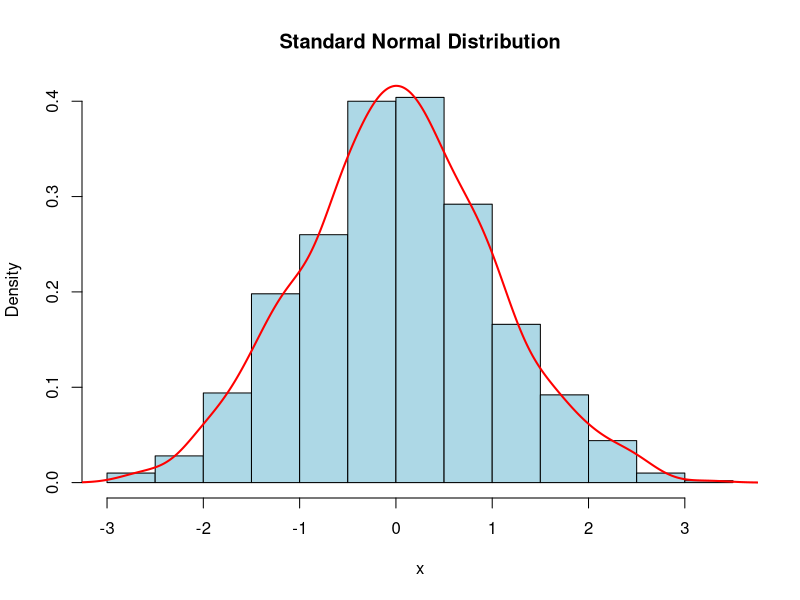
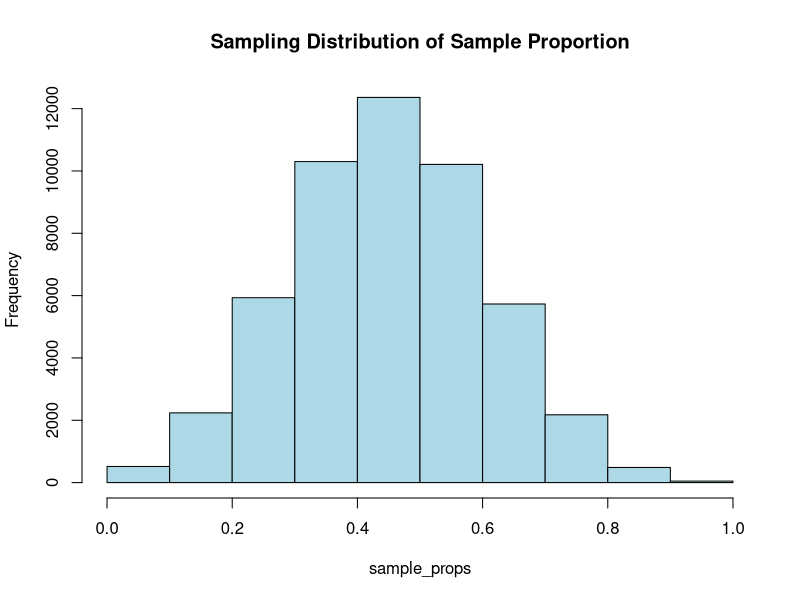
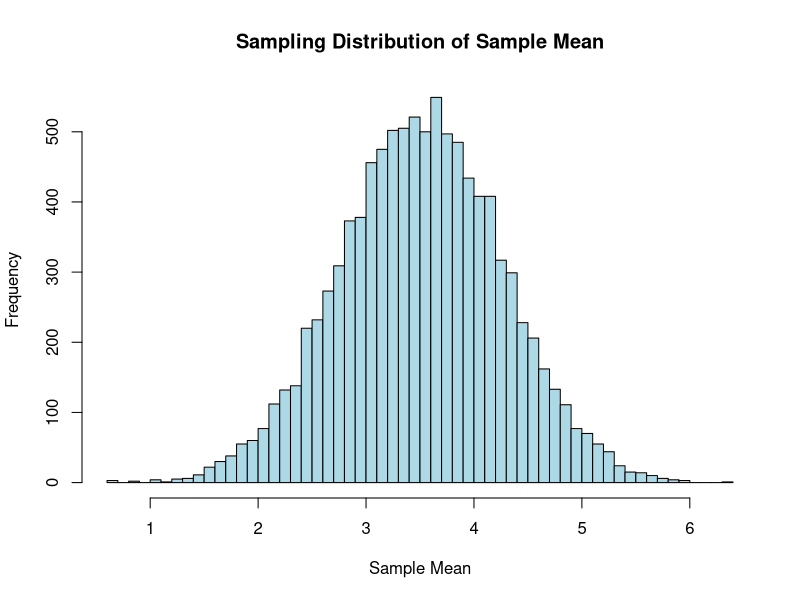
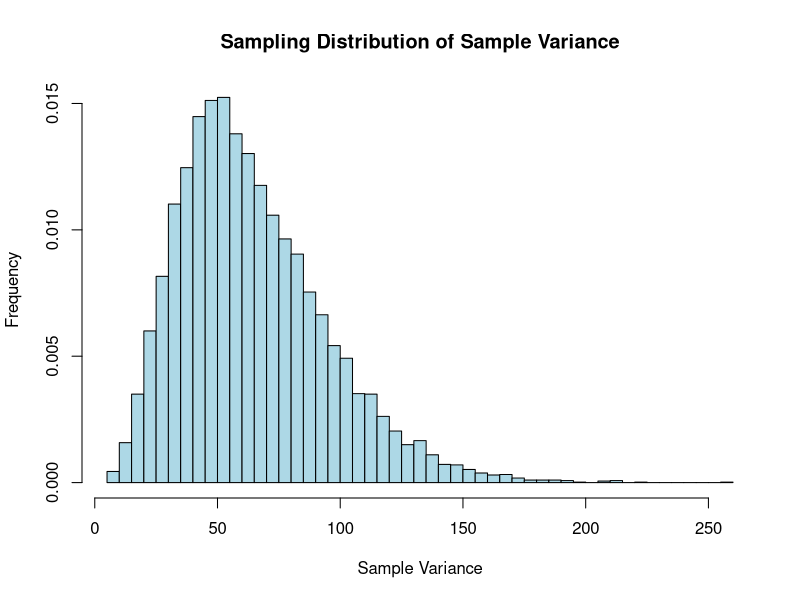

The R source for these figures, in order:
## ---- chunk 1
knitr::opts_chunk$set(echo = TRUE)
## ---- chunk 2
set.seed(123)                       # Set the seed for reproducibility
x <- rnorm(1000, mean = 0, sd = 1)  # Generate data for a standard normal distribution

# Plot the data with density curve
hist(x, prob = TRUE, col = "lightblue", main = "Standard Normal Distribution")
lines(density(x), col = "red", lwd = 2)
## ---- chunk 3
# Find the area under the curve to the left of a certain value: P(z<1)
pnorm(1, mean = 0, sd = 1)
# Find the area under the curve to the right of a certain value: P(z>1)
1-pnorm(1, mean = 0, sd = 1)
# Find the area under the curve between two values: P(-1<z<1)
diff(pnorm(c(-1, 1), mean = 0, sd = 1))
## ---- chunk 4
# Find the value with a certain area under the curve to its left: critical value 
alpha <- 0.05
qnorm(1-alpha, mean = 0, sd = 1) # find the critical Z score.
## ---- chunk 5
x <- 80  # the individual value
mu <- 75  # the mean of the distribution 
sigma <- 10  # the standard deviation of the distribution 

# Calculate z-scores for the individual value using scale()
z_scores <- scale(x, center = mu, scale = sigma)
cat("Z-score:", z_scores, "\n") # print the z-score

z <- (x - mu) / sigma  # find the z-score by using the formula 
cat("Z =", z, "\n") # print the z-score
  
## ---- chunk 6
x1 <- 60
x2 <- 80
mu <- 69.6
sigma <- 11.3
# Find the probability that X is less than 60: P(X<60)
pnorm(x1, mean = mu, sd = sigma)
# Find the probability that X is great than 80: P(X>80)
1-pnorm(x2, mean = mu, sd = sigma)
# Find the probability between two values: P(60<X<80)
diff(pnorm(c(x1, x2), mean = mu, sd = sigma))
## ---- chunk 7
z <- 1.96  # the z-score
mu <- 100  # the mean of the distribution
sigma <- 15  # the standard deviation of the distribution
x <- z * sigma + mu  # convert the z score to individual x value using formula
cat("X =", x, "\n")  # print the individual x value
## ---- chunk 8
# Set the seed for reproducibility
set.seed (123)
# Generate data
n <- 10  # sample size
p <- 0.5  # population proportion
samples <- replicate(50000, rbinom(1, size = n, prob = p))

# Calculate sample proportions
sample_props <- samples / n

# Plot the histogram

hist(sample_props, breaks = seq( 0, 1, by = 0.1 ), col = "lightblue", main = "Sampling Distribution of Sample Proportion")
## ---- chunk 9
#input the parameter values
mu <- 3.5    
sigma <- 1.7       
n <- 5         
# Simulate sampling distribution
sample_means <- replicate(10000, mean(rnorm(n, mu, sigma)))

# Create a histogram of the sampling distribution of the sample mean
hist(sample_means, breaks ="FD",  main = "Sampling Distribution of Sample Mean", xlab = "Sample Mean", ylab = "Frequency", col = "lightblue", border = "black")
## ---- chunk 10
mu <- 4    # True population mean
sigma <- 8       # Population standard deviation
sample_size <- 10         # Sample size
num_samples <- 10000       # Number of samples
# Function to calculate sample variance
sample_variance <- function(sample) {
  n <- length(sample)
  mean_sample <- mean(sample)
  sum_squared_deviations <- sum((sample - mean_sample)^2)
  return(sum_squared_deviations / (n - 1))
}
# Simulate sampling distribution
sample_variances <- replicate(num_samples, sample_variance(rnorm(sample_size, mu, sigma)))

# Create a histogram of the sampling distribution of sample variance
hist(sample_variances, breaks = "FD", freq = FALSE, main = "Sampling Distribution of Sample Variance",
     xlab = "Sample Variance", ylab = "Frequency", col = "lightblue", border = "black")
## ---- chunk 11
mu <- 171 # population mean
sigma <- 46 # population standard deviation
n <- 25 # sample size
x_lower <- 140
x_upper <- 211

# Find the probability between two X values
probability_range <- diff(pnorm(c(x_lower, x_upper), mean = mu, sd = sigma))
probability_range
## ---- chunk 12
# Find the probability between two mean values $x/bar$ (CLT)
standard_error <- sigma / sqrt(n) # Calculate the standard error of the sample mean
probability_range <- diff(pnorm(c(x_lower, x_upper), mean = mu, sd = standard_error))# Find the probability  
probability_range
